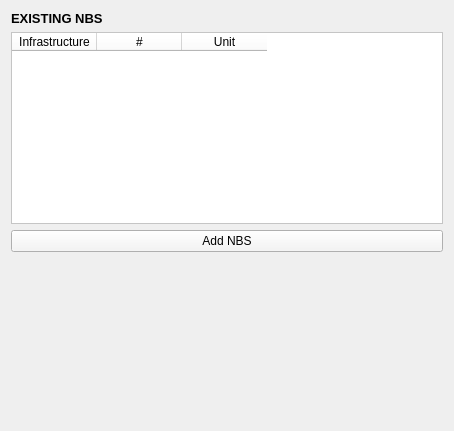
              <widget class="QWidget" name="NBS_Box">
               <property name="geometry">
                <rect>
                 <x>0</x>
                 <y>0</y>
                 <width>454</width>
                 <height>431</height>
                </rect>
               </property>
               <attribute name="label">
                <string>NATURE BASED SOLUTIONS</string>
               </attribute>
               <layout class="QVBoxLayout" name="verticalLayout_7">
                <item>
                 <widget class="QLabel" name="ExistingNBS_Labael_8">
                  <property name="sizePolicy">
                   <sizepolicy hsizetype="Preferred" vsizetype="Minimum">
                    <horstretch>0</horstretch>
                    <verstretch>0</verstretch>
                   </sizepolicy>
                  </property>
                  <property name="maximumSize">
                   <size>
                    <width>16777215</width>
                    <height>15</height>
                   </size>
                  </property>
                  <property name="whatsThis">
                   <string/>
                  </property>
                  <property name="styleSheet">
                   <string notr="true">background-color: rgba(0, 0, 0, 0)</string>
                  </property>
                  <property name="text">
                   <string>&lt;html&gt;&lt;head/&gt;&lt;body&gt;&lt;p&gt;&lt;span style=&quot; font-size:10pt; font-weight:700;&quot;&gt;EXISTING NBS&lt;/span&gt;&lt;/p&gt;&lt;/body&gt;&lt;/html&gt;</string>
                  </property>
                  <property name="textFormat">
                   <enum>Qt::RichText</enum>
                  </property>
                  <property name="margin">
                   <number>0</number>
                  </property>
                 </widget>
                </item>
                <item>
                 <widget class="QTableWidget" name="NBS_TAble_8">
                  <property name="sizePolicy">
                   <sizepolicy hsizetype="MinimumExpanding" vsizetype="Expanding">
                    <horstretch>0</horstretch>
                    <verstretch>0</verstretch>
                   </sizepolicy>
                  </property>
                  <property name="styleSheet">
                   <string notr="true">background-color: white</string>
                  </property>
                  <property name="autoScrollMargin">
                   <number>10</number>
                  </property>
                  <property name="alternatingRowColors">
                   <bool>false</bool>
                  </property>
                  <property name="showGrid">
                   <bool>true</bool>
                  </property>
                  <property name="rowCount">
                   <number>0</number>
                  </property>
                  <property name="columnCount">
                   <number>3</number>
                  </property>
                  <attribute name="horizontalHeaderMinimumSectionSize">
                   <number>26</number>
                  </attribute>
                  <attribute name="horizontalHeaderDefaultSectionSize">
                   <number>85</number>
                  </attribute>
                  <attribute name="horizontalHeaderHighlightSections">
                   <bool>true</bool>
                  </attribute>
                  <attribute name="horizontalHeaderShowSortIndicator" stdset="0">
                   <bool>true</bool>
                  </attribute>
                  <attribute name="verticalHeaderMinimumSectionSize">
                   <number>20</number>
                  </attribute>
                  <attribute name="verticalHeaderShowSortIndicator" stdset="0">
                   <bool>false</bool>
                  </attribute>
                  <column>
                   <property name="text">
                    <string>Infrastructure</string>
                   </property>
                  </column>
                  <column>
                   <property name="text">
                    <string>#</string>
                   </property>
                  </column>
                  <column>
                   <property name="text">
                    <string>Unit</string>
                   </property>
                  </column>
                 </widget>
                </item>
                <item>
                 <widget class="QPushButton" name="NBS_Button_8">
                  <property name="styleSheet">
                   <string notr="true">background-color: #F5F5F5</string>
                  </property>
                  <property name="text">
                   <string>Add NBS</string>
                  </property>
                 </widget>
                </item>
                <item>
                 <spacer name="verticalSpacer_17">
                  <property name="orientation">
                   <enum>Qt::Vertical</enum>
                  </property>
                  <property name="sizeHint" stdset="0">
                   <size>
                    <width>20</width>
                    <height>40</height>
                   </size>
                  </property>
                 </spacer>
                </item>
               </layout>
              </widget>
